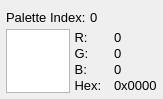
<?xml version="1.0" encoding="UTF-8"?>
<ui version="4.0">
 <class>PaletteInfoWidget</class>
 <widget class="QWidget" name="PaletteInfoWidget">
  <property name="geometry">
   <rect>
    <x>0</x>
    <y>0</y>
    <width>163</width>
    <height>99</height>
   </rect>
  </property>
  <property name="minimumSize">
   <size>
    <width>163</width>
    <height>99</height>
   </size>
  </property>
  <property name="maximumSize">
   <size>
    <width>163</width>
    <height>99</height>
   </size>
  </property>
  <property name="font">
   <font>
    <pointsize>10</pointsize>
   </font>
  </property>
  <property name="windowTitle">
   <string>Form</string>
  </property>
  <layout class="QVBoxLayout" name="verticalLayout_3">
   <property name="spacing">
    <number>1</number>
   </property>
   <property name="leftMargin">
    <number>6</number>
   </property>
   <property name="topMargin">
    <number>6</number>
   </property>
   <property name="rightMargin">
    <number>6</number>
   </property>
   <property name="bottomMargin">
    <number>6</number>
   </property>
   <item>
    <layout class="QHBoxLayout" name="horizontalLayout_2">
     <item>
      <widget class="QLabel" name="label_5">
       <property name="text">
        <string>Palette Index: </string>
       </property>
      </widget>
     </item>
     <item>
      <widget class="QLabel" name="Palette_Index">
       <property name="text">
        <string>0</string>
       </property>
      </widget>
     </item>
    </layout>
   </item>
   <item>
    <layout class="QHBoxLayout" name="horizontalLayout">
     <item>
      <widget class="QGraphicsView" name="Color_GV">
       <property name="sizePolicy">
        <sizepolicy hsizetype="Fixed" vsizetype="Fixed">
         <horstretch>0</horstretch>
         <verstretch>0</verstretch>
        </sizepolicy>
       </property>
       <property name="maximumSize">
        <size>
         <width>64</width>
         <height>64</height>
        </size>
       </property>
      </widget>
     </item>
     <item>
      <layout class="QVBoxLayout" name="verticalLayout">
       <property name="spacing">
        <number>0</number>
       </property>
       <item>
        <widget class="QLabel" name="label">
         <property name="text">
          <string> R:</string>
         </property>
        </widget>
       </item>
       <item>
        <widget class="QLabel" name="label_2">
         <property name="text">
          <string> G:</string>
         </property>
        </widget>
       </item>
       <item>
        <widget class="QLabel" name="label_3">
         <property name="text">
          <string> B:</string>
         </property>
        </widget>
       </item>
       <item>
        <widget class="QLabel" name="label_4">
         <property name="text">
          <string> Hex:</string>
         </property>
        </widget>
       </item>
      </layout>
     </item>
     <item>
      <layout class="QVBoxLayout" name="verticalLayout_2">
       <property name="spacing">
        <number>0</number>
       </property>
       <item>
        <widget class="QLabel" name="Color_R">
         <property name="text">
          <string>0</string>
         </property>
        </widget>
       </item>
       <item>
        <widget class="QLabel" name="Color_G">
         <property name="text">
          <string>0</string>
         </property>
        </widget>
       </item>
       <item>
        <widget class="QLabel" name="Color_B">
         <property name="text">
          <string>0</string>
         </property>
        </widget>
       </item>
       <item>
        <widget class="QLabel" name="Color_Hex">
         <property name="text">
          <string>0x0000</string>
         </property>
        </widget>
       </item>
      </layout>
     </item>
    </layout>
   </item>
  </layout>
 </widget>
 <resources/>
 <connections/>
</ui>
